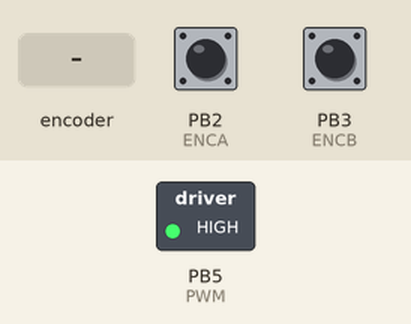
A sketch run on a simulated ATtiny85, built with avr-gcc and run on an emulated ATtiny85. Parts: switched loads named in the sketch (green lamp = pin HIGH). The inputs (shaded band) are chosen by the test bench; at power-on: PB2 (ENCA) HIGH, PB3 (ENCB) HIGH. What the sketch prints to the serial monitor is not drawn.

Above: at 1.2 s.
1.3 s: rotary encoder on PB2 (ENCA) / PB3 (ENCB) turned 1 step (first pin leading)
At 3.4 s:
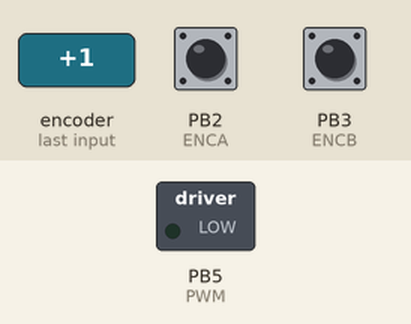
4.3 s: rotary encoder on PB2 (ENCA) / PB3 (ENCB) turned 2 steps (second pin leading)
Timing chart, 0 to 13.7 s (numbered marks = the images above; inputs shaded):
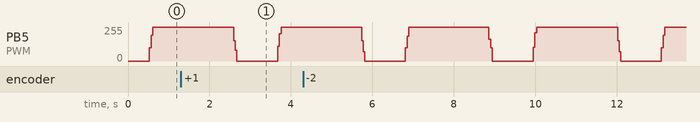

The sketch:

Automatic_gate.ino
```cpp
#define ENCA 2 // YELLOW
#define ENCB 3 // WHITE
#define PWM 5
#define IN2 6
#define IN1 7

volatile int posi = 0; // specify posi as volatile: https://www.arduino.cc/reference/en/language/variables/variable-scope-qualifiers/volatile/
long prevT = 0;
float eprev = 0;
float eintegral = 0;

void setup() {
  Serial.begin(9600);
  pinMode(ENCA,INPUT);
  pinMode(ENCB,INPUT);
  attachInterrupt(digitalPinToInterrupt(ENCA),readEncoder,RISING);

  pinMode(PWM,OUTPUT);
  pinMode(IN1,OUTPUT);
  pinMode(IN2,OUTPUT);

  Serial.println("target pos");
}

void loop() {

  // set target position
//  int target = 1200;
  int target = 250*sin(prevT/1e6);

  // PID constants
  float kp = 1;
  float kd = 0.025;
  float ki = 0.0;

  // time difference
  long currT = micros();
  float deltaT = ((float) (currT - prevT))/( 1.0e6 );
  prevT = currT;

  // Read the position
  int pos = 0;
  noInterrupts(); // disable interrupts temporarily while reading
  pos = posi;
  interrupts(); // turn interrupts back on

  // error
  int e = target - pos;

  // derivative
  float dedt = (e-eprev)/(deltaT);

  // integral
  eintegral = eintegral + e*deltaT;

  // control signal
  float u = kp*e + kd*dedt + ki*eintegral;

  // motor power
  float pwr = fabs(u);
  if( pwr > 255 ){
    pwr = 255;
  }

  // motor direction
  int dir = 1;
  if(u<0){
    dir=-1;
  }

  // signal the motor
  setMotor(dir,pwr,PWM,IN1,IN2);


  // store previous error
  eprev = e;

  Serial.print(target);
  Serial.print(" ");
  Serial.print(pos);
  Serial.println();
}

void setMotor(int dir, int pwmVal, int pwm, int in1, int in2){
  analogWrite(pwm,pwmVal);
  if(dir == 1){
    digitalWrite(in1,HIGH);


  }
  else if(dir == -1){
    digitalWrite(in1,LOW);


  }
  else{
;
  }
}

void readEncoder(){
  int b = digitalRead(ENCB);


  if(b > 0){
    posi++;
  }
  else{
    posi--;
  }
}
```

Error.h
```cpp
/*
 * Error.h
 *
 * Created: 24/02/2020 02:50:01 م
 *  Author: mo
 */


#ifndef ERROR_H_
#define ERROR_H_
#define E_NOK        1
#define E_OK         0
#define NULL_PTR    2
#define NOT_INIT    4
#define MULTIPLE_INIT 6
#define INVALID_PARM  8
#define DIO_MODULE 20
#define TIMER_MODULE 30
#define STOP_WITHOUT_START 10
#define MULTIPLE_START 12
#define TMU_MODULE 40
#define BCM_MODULE 50


#endif /* ERROR_H_ */
```

Interrupts.c
```cpp
/*
 * Interrupts.c
 *
 * Created: 21/01/2020 01:18:13 م
 *  Author: mo
 */

#include "Interrupts.h"
/*
ptr_to_Fun INT0_external_interrupt;
ptr_to_Fun INT1_external_interrupt;
ptr_to_Fun INT2_external_interrupt;//=EXTI;
ptr_to_Fun TIMER2COMP;//=Timer2_interrupt_COMP_routine;
ptr_to_Fun TIMER2OVF;//=Timer2_interrupt_routine;
ptr_to_Fun TIMER1CAPT;
ptr_to_Fun TIMER1COMPA;
ptr_to_Fun TIMER1COMPB;
ptr_to_Fun TIMER1OVF;
ptr_to_Fun TIMER0COMP;//=Timer_interrupt_COMP_routine;
ptr_to_Fun TIMER0OVF_INT=timer_interrupt;
ptr_to_Fun SPI_STC;//=SPI_ISR;
ptr_to_Fun USART_RXC;//=UartRecieveInterrupt;
ptr_to_Fun USART_UDRE;
ptr_to_Fun USART_TXC;//=UartTransmitInterrupt;
ptr_to_Fun ADC_INT;
ptr_to_Fun EE_RDY;
ptr_to_Fun ANA_COMP;
ptr_to_Fun TWI_I2C;
ptr_to_Fun SPM_RDY;
*/
void G_interrupt_Enable(void)
{
cli();

}
void EX_interrupt_enable2(void)
{
CLEAR_BIT(PORTB_DIR,2);/*Input*/
SET_BIT(PORTB_DATA,2);/*Pullup*/
SET_BIT(GICR,INT2);/*EXT2*/
SET_BIT(MCUCSR,6);/*Rising*/
}
void EX_interrupt_enable1(void)
{
  CLEAR_BIT(PORTD_DIR,3);
  SET_BIT(PORTD_DATA,3);
  SET_BIT(GICR,INT1);
  SET_BIT(MCUCR,2);/*Any logical change*/
  CLEAR_BIT(MCUCR,3);
}
void EX_interrupt_enable0(void)
{
  CLEAR_BIT(PORTD_DIR,2);
  SET_BIT(PORTD_DATA,2);
  SET_BIT(GICR,INT0);
  SET_BIT(MCUCR,0);/*Any logical change*/
  CLEAR_BIT(MCUCR,1);

}
void G_interrupt_Disable(void)
{
CLEAR_BIT(SREG,7);
}
/*
void __vector_1(void) __attribute__((signal));
void __vector_1(void)
{
  INT0_external_interrupt();
}


void __vector_2(void) __attribute__((signal));
void __vector_2(void)
{
  INT1_external_interrupt();
}


void __vector_3(void) __attribute__((signal));
void __vector_3(void)
{
  INT2_external_interrupt();
}


void __vector_4(void) __attribute__((signal));
void __vector_4(void)
{
TIMER2COMP();
}


void __vector_5(void) __attribute__((signal));
void __vector_5(void)
{
  TIMER2OVF();
}

void __vector_6(void) __attribute__((signal));
void __vector_6(void)
{
  TIMER1CAPT();
}

void __vector_7(void) __attribute__((signal));
void __vector_7(void)
{
TIMER1COMPA();
}

void __vector_8(void) __attribute__((signal));
void __vector_8(void)
{
  TIMER1COMPB();
}

void __vector_9(void) __attribute__((signal));
void __vector_9(void)
{
  TIMER1OVF();
}

void __vector_10(void) __attribute__((signal));
void __vector_10(void)
{

  TIMER0COMP();
}

void __vector_11(void) __attribute__((signal));
void __vector_11(void)
{

  TIMER0OVF_INT();
}

void __vector_12(void) __attribute__((signal));
void __vector_12(void)
{
  SPI_STC();
}

void __vector_13(void) __attribute__((signal));
void __vector_13(void)
{
  USART_RXC();
}

void __vector_14(void) __attribute__((signal));
void __vector_14(void)
{
  USART_UDRE();
}

void __vector_15(void) __attribute__((signal));
void __vector_15(void)
{
  USART_TXC();
}

void __vector_16(void) __attribute__((signal));
void __vector_16(void)
{
  ADC_INT();
}

void __vector_17(void) __attribute__((signal));
void __vector_17(void)
{
  EE_RDY();
}

void __vector_18(void) __attribute__((signal));
void __vector_18(void)
{
  ANA_COMP();
}

void __vector_19(void) __attribute__((signal));
void __vector_19(void)
{
  TWI_I2C();
}

void __vector_20(void) __attribute__((signal));
void __vector_20(void)
{
  SPM_RDY();
}*/
```

Interrupts.h
```cpp
/*
 * Interrupts.h
 *
 * Created: 21/01/2020 01:18:31 م
 *  Author: mo
 */


#ifndef INTERRUPTS_H_
#define INTERRUPTS_H_
#include "registers.h"
#include "std_types.h"
extern volatile uint8_t u8Excution_to_be_done;
extern void timer_interrupt(void);
typedef void (*ptr_to_Fun)(void);
extern ptr_to_Fun INT0_external_interrupt;
extern ptr_to_Fun INT1_external_interrupt;
extern ptr_to_Fun INT2_external_interrupt;
extern ptr_to_Fun TIMER2COMP;
extern ptr_to_Fun TIMER2OVF;
extern ptr_to_Fun TIMER1CAPT;
extern ptr_to_Fun TIMER1COMPA;
extern ptr_to_Fun TIMER1COMPB;
extern ptr_to_Fun TIMER1OVF;
extern ptr_to_Fun TIMER0COMP;
extern ptr_to_Fun TIMER0OVF_INT;
extern ptr_to_Fun SPI_STC;
extern ptr_to_Fun USART_RXC;
extern ptr_to_Fun USART_UDRE;
extern ptr_to_Fun USART_TXC;
extern ptr_to_Fun ADC_INT;
extern ptr_to_Fun EE_RDY;
extern ptr_to_Fun ANA_COMP;
extern ptr_to_Fun TWI_I2C;
extern ptr_to_Fun SPM_RDY;
 void G_interrupt_Enable(void);
extern void G_interrupt_Disable(void);
extern void EX_interrupt_enable2(void);
extern volatile uint8_t u8_ovf_counter;
#define INT2 5
#define INT0    6
#define INT1    7

#endif /* INTERRUPTS_H_ */
```

Motor.c
```cpp
/*
 * Motor.c
 *
 * Created: 18/02/2020 01:38:30 م
 *  Author: mo
 */
#include "motor.h"
static uint8_t gsv_is_Started=0;
static uint8_t gsv_is_intialized=0;
ERROR_STATUS Motor_Init(uint8_t Motor_Number)
{uint8_t Ret=0;
    switch(Motor_Number)
    {
        case MOTOR_1:
        /*Enable PWM Bit...output*/
        /*IN1*/
        /*IN2*/
      gsv_is_intialized=MOTOR_1;
      Ret=Pwm_Init(&PWM_Configuration_1A);
      Ret=DIO_init(&Motorone);

        break;

          case MOTOR_2:
        gsv_is_intialized=MOTOR_2;
        Ret=Pwm_Init(&PWM_Configuration_1B);
        Ret=DIO_init(&Motortwo);
        break;

          case ALL_MOTOR:
             {
        /*Enable PWM Bit...output*/
        /*IN1*/
        /*IN2*/
        /*ENABLE PWM BIT FOR MOTOR 2*/
        /*IN3*/
        /*IN4*/
        gsv_is_intialized=ALL_MOTOR;
      Ret=Pwm_Init(&PWM_Configuration_1A);
      Ret=Pwm_Init(&PWM_Configuration_1B);
      Ret=DIO_init(&ALL_Motor);
        break;
         }
      default:
      Ret=E_NOK;
      break;
    }
return Ret;
}

ERROR_STATUS Motor_Direction(uint8_t Motor_Number, uint8_t Motor_Direction)
{uint8_t Ret=0;

  switch(Motor_Number)
  {
    case MOTOR_1:{
    switch(Motor_Direction)
    {
      case MOTOR_FORWARD:
      {
        Ret=DIO_Write(MOTOR_OUT_1A_GPIO,MOTOR_OUT_1A_BIT,HIGH);
        Ret=DIO_Write (MOTOR_OUT_1B_GPIO,MOTOR_OUT_1B_BIT,LOW);

        break;
      }
      case MOTOR_BACKWARD:
      {
      Ret=DIO_Write(MOTOR_OUT_1B_GPIO,MOTOR_OUT_1B_BIT,HIGH);
        Ret=DIO_Write(MOTOR_OUT_1A_GPIO,MOTOR_OUT_1A_BIT,LOW);

        break;
      }
      case MOTOR_STOP:{Ret=DIO_Write(MOTOR_OUT_1A_GPIO,MOTOR_OUT_1A_BIT,LOW);
      Ret=DIO_Write(MOTOR_OUT_1B_GPIO,MOTOR_OUT_1B_BIT,LOW);
      break;}

    }
      break;
    }
    case MOTOR_2:
    {
      switch(Motor_Direction)
      {
        case MOTOR_FORWARD:
        {
          Ret=DIO_Write(MOTOR_OUT_2B_GPIO,MOTOR_OUT_2B_BIT,HIGH);
          Ret=DIO_Write(MOTOR_OUT_2A_GPIO,MOTOR_OUT_2A_BIT,LOW);

          break;
        }
        case MOTOR_BACKWARD:
        {
          Ret=DIO_Write(MOTOR_OUT_2A_GPIO,MOTOR_OUT_2A_BIT,HIGH);
        Ret=DIO_Write(MOTOR_OUT_2B_GPIO,MOTOR_OUT_2B_BIT,LOW);
          break;
        }
        case MOTOR_STOP:
        {
          Ret=DIO_Write(MOTOR_OUT_2A_GPIO,MOTOR_OUT_2A_BIT,LOW);
          Ret=DIO_Write(MOTOR_OUT_2B_GPIO,MOTOR_OUT_2B_BIT,LOW);
          break;
        }

      }

      break;
    }
    case ALL_MOTOR:
    {
  switch(Motor_Direction)
  {
    case MOTOR_FORWARD:
    {
      Ret=DIO_Write(MOTOR_OUT_1A_GPIO,MOTOR_OUT_1A_BIT,HIGH);
      Ret=DIO_Write(MOTOR_OUT_1B_GPIO,MOTOR_OUT_1B_BIT,LOW);

    Ret=DIO_Write(MOTOR_OUT_2A_GPIO,MOTOR_OUT_2A_BIT,LOW);
      Ret=DIO_Write(MOTOR_OUT_2B_GPIO,MOTOR_OUT_2B_BIT,HIGH);

      break;
    }
    case MOTOR_BACKWARD:
    {

      Ret=DIO_Write(MOTOR_OUT_1A_GPIO,MOTOR_OUT_1A_BIT,LOW);
      Ret=DIO_Write(MOTOR_OUT_1B_GPIO,MOTOR_OUT_1B_BIT,HIGH);
      Ret=DIO_Write(MOTOR_OUT_2A_GPIO,MOTOR_OUT_2A_BIT,HIGH);
      Ret=DIO_Write(MOTOR_OUT_2B_GPIO,MOTOR_OUT_2B_BIT,LOW);

      break;  }
    case MOTOR_STOP:
    {
        Ret=DIO_Write(MOTOR_OUT_1A_GPIO,MOTOR_OUT_1A_BIT,LOW);
        Ret=DIO_Write(MOTOR_OUT_2A_GPIO,MOTOR_OUT_2A_BIT,LOW);

        Ret=DIO_Write(MOTOR_OUT_1B_GPIO,MOTOR_OUT_1B_BIT,LOW);
        Ret=DIO_Write(MOTOR_OUT_2B_GPIO,MOTOR_OUT_2B_BIT,LOW);

      break;
    }
    default:
    Ret=E_NOK;
    break;
    }

    }
    break;


    }
return Ret;
}


ERROR_STATUS Motor_Start(uint8_t Motor_Number, uint8_t Mot_Speed)
{
  uint8_t Ret=0;
switch (Motor_Number) {
  case MOTOR_1:
  {gsv_is_Started=MOTOR_1;
    Ret=Pwm_Start(PWM_CH1A,Mot_Speed,30);
    break;
  }
  case MOTOR_2:
  {
    gsv_is_Started=MOTOR_2;
    Ret=Pwm_Start(PWM_CH1B,Mot_Speed,30);
    break;
  }
  case ( MOTOR_1 | MOTOR_2 ) :
  {
    gsv_is_Started=MOTOR_1 | MOTOR_2;
    Ret=Pwm_Start(PWM_CH1B,Mot_Speed,30);
    break;
  }
  default:
  Ret=E_NOK;
  break;
}


return Ret;
}
ERROR_STATUS Motor_SpeedUpdate(uint8_t Motor_Number, uint8_t Speed)
{
  uint8_t Ret=0;

switch (Motor_Number) {
  case MOTOR_1:
  { if(gsv_is_intialized == Motor_Number)
    Ret=Pwm_Start(PWM_CH1A,Speed,30);
    else{Ret=E_NOK;}
    break;
  }
  case MOTOR_2:
  {
    if(gsv_is_intialized == Motor_Number)
      Ret=Pwm_Start(PWM_CH1B,Speed,30);
      else{Ret=E_NOK;}
    break;
  }
  case ( MOTOR_1 | MOTOR_2 ) :
  {
    if(gsv_is_intialized == Motor_Number)
        Ret=Pwm_Start(PWM_CH1B,Speed,30);
        else{Ret=E_NOK;}
    break;
  }
  default:
  Ret=E_NOK;
  break;
}

return Ret;
}

ERROR_STATUS Motor_Stop(uint8_t Motor_Number)
{
  uint8_t Ret=0;
  switch(Motor_Number)
  {
    case MOTOR_1 :
    Ret=Pwm_Stop(PWM_CH1A);
    break;
    case MOTOR_2:
    Ret=Pwm_Stop(PWM_CH1B);
    break;
    default:
    Ret=E_NOK;
    break;
  }


  return Ret;
}

 ERROR_STATUS Motor_GetStatus(uint8_t Motor_Number, uint8_t* Mot_status)
 {
   if(gsv_is_intialized == Motor_Number)
    *Mot_status=1;
   else
   {
    *Mot_status=0;
   }

 }
```

PWM.h
```cpp
/***************************************************/
/* Layer: MCAL                                     */
/* Module: PWM                                     */
/* File: PWM.h                                     */
/* Author: Team A                                  */
/* Description: PWM header file                    */
/***************************************************/
#ifndef PWM_H_
#define PWM_H_

#include "PWM_Comfig.h"
/*********************************/
/*    FUNCTIONS DECLARATION      */
/*********************************/

/*********************************************************************************/
/* Function: Error_State Pwm_Init(Pwm_Cfg_s *Pwm_Cfg);                         */
/* Type: public                                                                  */
/* Input parameters: Pwm_Cfg Structure (channel number, Prescaler)               */
/* Return type : void                                                            */
/*                                                                               */
/* Description: initialize the PWM configuration                                 */
/*********************************************************************************/

extern ERROR_STATUS Pwm_Init(Pwm_Cfg_s *Pwm_Cfg);


/*********************************************************************************/
/* Function: Error_State Pwm_Start(uint8_t channel,uint8_t Duty);                */
/* Type: public                                                                  */
/* Input parameters: Channel ID, Duty cycle(0:100)                               */
/* Return type : Error State                                                     */
/*                                                                               */
/* Description: starts the PWM on the dedicated channel with the required duty   */
/*        cycle and frequency                                              */
/*-------------------------------------------------------                        */
/*(IN timer 0) there are only 5 available Frequencies:                           */
/*-------------------------------------------------------                        */
/*Frequency (NO-Prescaler) --> 31,372HZ                                          */
/*Frequency (Prescaler 8) --> 3,921HZ                                            */
/*Frequency (Prescaler 64) --> 490HZ                                             */
/*Frequency (Prescaler 256) --> 122HZ                                            */
/*Frequency (Prescaler 1024) --> 31HZ                                            */
/*--------------------------------------------------------                       */
/*(IN timer 2) there are only 7 available Frequencies:                           */
/*-------------------------------------------------------                        */
/*Frequency (NO-Prescaler) --> 31,372HZ                                          */
/*Frequency (Prescaler 8) --> 3,921HZ                                            */
/*Frequency (Prescaler 32) --> 980HZ                                             */
/*Frequency (Prescaler 64) --> 490HZ                                             */
/*Frequency (Prescaler 128) --> 245HZ                                            */
/*Frequency (Prescaler 256) --> 122HZ                                            */
/*Frequency (Prescaler 1024) --> 31HZ                                            */
/*-------------------------------------------------------                        */
/*((all this calculations are for phase correct mode))                           */
/*all this calculation for F_CPU 16MHz                                           */
/*********************************************************************************/

extern ERROR_STATUS Pwm_Start(uint8_t Channel,uint8_t Duty,uint32_t Frequncy);

/*********************************************************************************/
/* Function: Error_State Pwm_Start(uint8_t channel,uint8_t Duty);                */
/* Type: public                                                                  */
/* Input parameters: Channel ID, Duty cycle(0:100)                               */
/* Return type : Error State                                                     */
/*                                                                               */
/* Description: updates the duty cycle and frequency of the dedicated channel    */
/*********************************************************************************/

extern ERROR_STATUS Pwm_Update(uint8_t Channel,uint8_t Duty,uint32_t Frequncy);

/*********************************************************************************/
/* Function: Error_State Pwm_Stop(uint8_t channel);                              */
/* Type: public                                                                  */
/* Input parameters: channel ID                                                  */
/* Return type : Error state                                                     */
/*                                                                               */
/* Description: responsible of Stopping the PWM by clearing the prescaler    */
/*        of the corresponding channel                                     */
/*********************************************************************************/
extern ERROR_STATUS Pwm_Stop(uint8_t Channel);

#endif /* PWM_H_ */
```

Motor_Config.c
```cpp
#include "Motor_Config.h"

DIO_Cfg_s Motorone= {
  GPIOD,
  BIT4|BIT3|BIT2,
  OUTPUT
};


DIO_Cfg_s Motortwo= {
  GPIOD,
  BIT5|BIT6|BIT7,
  OUTPUT
};


DIO_Cfg_s ALL_Motor= {
  GPIOD,
  BIT4|BIT3|BIT2|BIT5|BIT6|BIT7,
  OUTPUT
};
```

Motor_Config.h
```cpp
/*********************************************
 *        Includes             *
 ********************************************/
#include "PWM.h"
#include "DIO.h"

/*********************************************
 *        Defines            *
 ********************************************/

#define MOTOR_1           1
#define MOTOR_2           2
#define ALL_MOTOR         3
#define MOTOR_STOP        0
#define MOTOR_FORWARD     1
#define MOTOR_BACKWARD    2


#define MOTOR_EN_1_GPIO   (GPIOD)
#define MOTOR_EN_1_BIT    (BIT4)

#define MOTOR_OUT_1A_GPIO (GPIOD)
#define MOTOR_OUT_1B_GPIO (GPIOD)
#define MOTOR_OUT_1A_BIT  (BIT2)
#define MOTOR_OUT_1B_BIT  (BIT3)


#define MOTOR_EN_2_GPIO   (GPIOD)
#define MOTOR_EN_2_BIT    (BIT5)

#define MOTOR_OUT_2A_GPIO (GPIOD)
#define MOTOR_OUT_2B_GPIO (GPIOD)
#define MOTOR_OUT_2A_BIT  (BIT6)
#define MOTOR_OUT_2B_BIT  (BIT7)


/*********************************************************/
extern DIO_Cfg_s Motorone;
extern DIO_Cfg_s Motortwo;
extern DIO_Cfg_s ALL_Motor;
/***********************************************/
```

Source omitted: PWM.c (11002 bytes), PWM_Comfig.h (2388 bytes), motor.h (2324 bytes), PWM_CONFIG.c (413 bytes), DIO.c (2940 bytes), DIO.h (2243 bytes), DIO_config.c (488 bytes), DIO_config.h (1552 bytes), registers.h (3309 bytes), std_types.h (1509 bytes)
